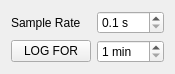
   <widget class="QWidget" name="gridLayoutWidget_5">
    <property name="geometry">
     <rect>
      <x>660</x>
      <y>500</y>
      <width>173</width>
      <height>63</height>
     </rect>
    </property>
    <layout class="QGridLayout" name="gridLayout_5">
     <item row="1" column="1">
      <widget class="QSpinBox" name="log_spinBox">
       <property name="toolTip">
        <string>total logging duration</string>
       </property>
       <property name="suffix">
        <string> min</string>
       </property>
       <property name="minimum">
        <number>1</number>
       </property>
      </widget>
     </item>
     <item row="1" column="0">
      <widget class="QPushButton" name="log_pushButton">
       <property name="toolTip">
        <string>Start logging data, all logs are saved on the desktop</string>
       </property>
       <property name="text">
        <string>LOG FOR</string>
       </property>
      </widget>
     </item>
     <item row="0" column="0">
      <widget class="QLabel" name="label">
       <property name="text">
        <string>Sample Rate</string>
       </property>
      </widget>
     </item>
     <item row="0" column="1">
      <widget class="QDoubleSpinBox" name="sample_doubleSpinBox">
       <property name="toolTip">
        <string>Time between each sample</string>
       </property>
       <property name="suffix">
        <string> s</string>
       </property>
       <property name="decimals">
        <number>1</number>
       </property>
       <property name="minimum">
        <double>0.100000000000000</double>
       </property>
       <property name="singleStep">
        <double>0.100000000000000</double>
       </property>
      </widget>
     </item>
    </layout>
   </widget>
